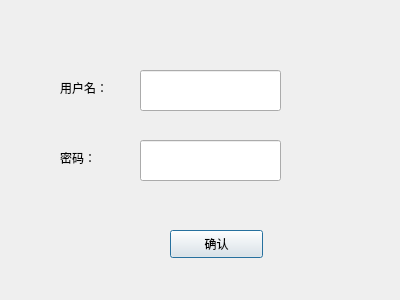
<?xml version="1.0" encoding="UTF-8"?>
<ui version="4.0">
 <class>newWorker</class>
 <widget class="QDialog" name="newWorker">
  <property name="geometry">
   <rect>
    <x>0</x>
    <y>0</y>
    <width>400</width>
    <height>300</height>
   </rect>
  </property>
  <property name="windowTitle">
   <string>Dialog</string>
  </property>
  <widget class="QLabel" name="label">
   <property name="geometry">
    <rect>
     <x>60</x>
     <y>80</y>
     <width>72</width>
     <height>15</height>
    </rect>
   </property>
   <property name="text">
    <string>用户名：</string>
   </property>
  </widget>
  <widget class="QLabel" name="label_2">
   <property name="geometry">
    <rect>
     <x>60</x>
     <y>150</y>
     <width>72</width>
     <height>15</height>
    </rect>
   </property>
   <property name="text">
    <string>密码：</string>
   </property>
  </widget>
  <widget class="QPushButton" name="pushButton">
   <property name="geometry">
    <rect>
     <x>170</x>
     <y>230</y>
     <width>93</width>
     <height>28</height>
    </rect>
   </property>
   <property name="text">
    <string>确认</string>
   </property>
  </widget>
  <widget class="QLineEdit" name="usernameEdit">
   <property name="geometry">
    <rect>
     <x>140</x>
     <y>70</y>
     <width>141</width>
     <height>41</height>
    </rect>
   </property>
   <property name="text">
    <string/>
   </property>
   <property name="placeholderText">
    <string/>
   </property>
  </widget>
  <widget class="QLineEdit" name="pwdEdit">
   <property name="geometry">
    <rect>
     <x>140</x>
     <y>140</y>
     <width>141</width>
     <height>41</height>
    </rect>
   </property>
   <property name="text">
    <string/>
   </property>
   <property name="echoMode">
    <enum>QLineEdit::Password</enum>
   </property>
   <property name="placeholderText">
    <string/>
   </property>
  </widget>
 </widget>
 <resources/>
 <connections/>
</ui>
